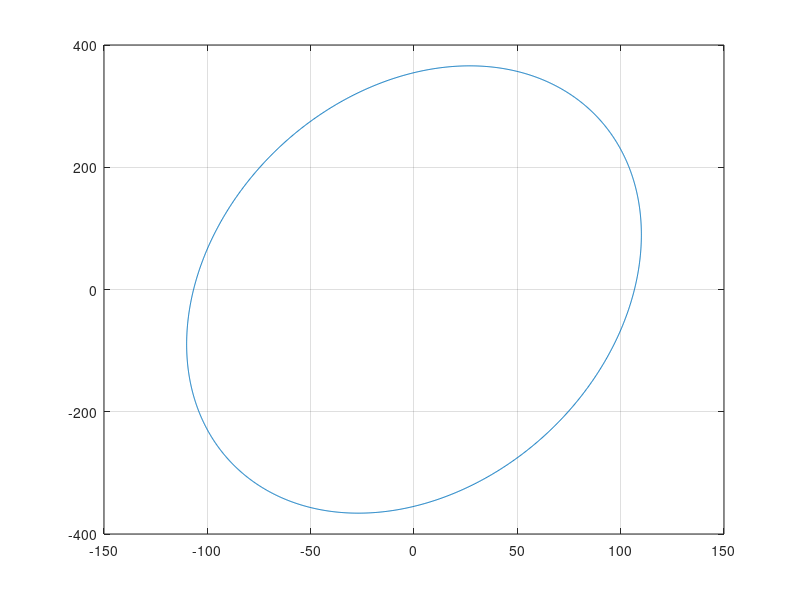

This chart was generated by the following MATLAB code: (Note: this script raises an error after producing the figure.)
clc
clear all
%Q = [1 0.5; 0.5 1];
Q = [8.78994109012211e-05 -6.476763375948896e-06; -6.476763375948896e-06 7.94625912840358e-06]

angle = 0.5*atan(2*Q(1,2)/((Q(1,1)-Q(2,2))))
% Rx = (0.5*(Q(1,1) + Q(2,2)))^0.5
% Ry = (0.5*(Q(1,1) - Q(2,2)))^0.5

% X^2/(Rx^2+Ry^2) + Y^2/(Rx^2-Ry^2)=
% 
% Rx^2+Ry^2 = Q(1,1)
% Rx^2-Ry^2 = Q(2,2)
% Rx^2 =Q(1,1)+Q(2,2)/
% 
% 2Ry^2 = Q(1,1)-Q(2,2)

m11 = Q(1,1)
m12 = Q(1,2)
m22 = Q(2,2)

Rx = (2/((m11+m22) + ((m11-m22)^2 + 4*m12^2)^0.5))^0.5
Ry = (2/((m11+m22) - ((m11-m22)^2 + 4*m12^2)^0.5))^0.5



n = 1;
for i=0:(pi/1000):(2*pi)
    x(n) = Rx*cos(i)*cos(angle)-Ry*sin(i)*sin(angle);
    y(n) = Rx*cos(i)*sin(angle)+Ry*sin(i)*cos(angle);
    n = n + 1;
end

plot(x,y,'-')
grid


%%
close all
N=1000;
Q1 = inQ_table{1,1};
Q2 = inQ_table{1,2};
Q3 = inQ_table{1,3};
Q4 = inQ_table{1,4};
Q5 = inQ_table{1,5};
plot_elipse(Q1,N);
hold on
plot_elipse(Q2,N);
%%
plot_elipse(Q3,N);
%%
plot_elipse(Q4,N);
%%
plot_elipse(Q5,N);

